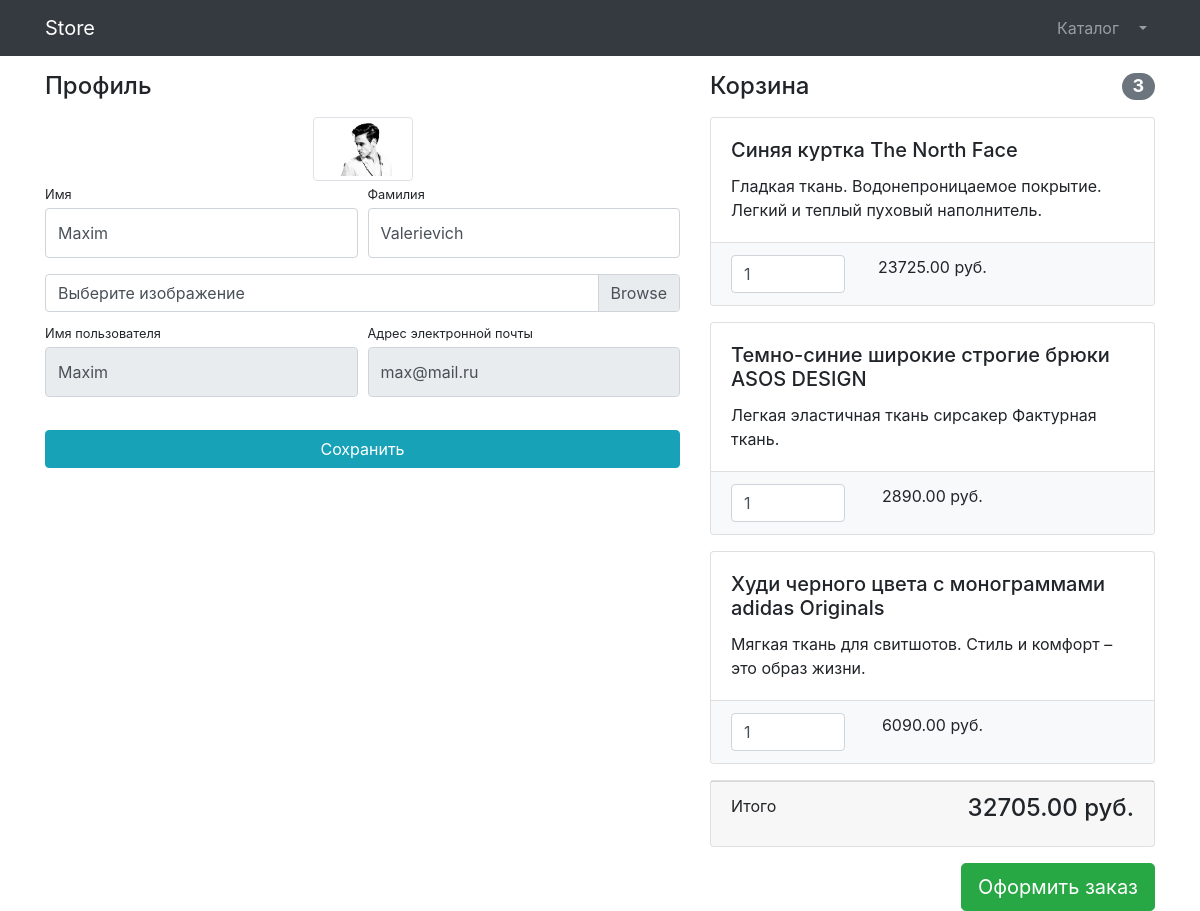
Page /users/profile/3/ (signed in) on the committed database.
### users/models.py (models this page shows)
class User(AbstractUser):
    image = models.ImageField(upload_to='users_images', null=True, blank=True)
    is_verified_email = models.BooleanField(default=False)

### products/models.py (models this page shows, shortened)
class Basket(models.Model):
    user = models.ForeignKey(to=User, on_delete=models.CASCADE)
    product = models.ForeignKey(to=Product, on_delete=models.CASCADE)
    quantity = models.PositiveSmallIntegerField(default=0)
    created_timestamp = models.DateTimeField(auto_now_add=True)
    objects = BasketQuerySet.as_manager()
    def sum(self):
        return self.product.price * self.quantity

class Product(models.Model):
    name = models.CharField(max_length=256)
    description = models.TextField()
    price = models.DecimalField(max_digits=8, decimal_places=2)
    quantity = models.PositiveIntegerField(default=0)
    image = models.ImageField(upload_to='product_images')
    category = models.ForeignKey(to=ProductCategory, on_delete=models.CASCADE)
    class Meta:
        verbose_name = 'product'
        verbose_name_plural = 'Products'

### users/views.py (the view, shortened to what this page needs)
# urls.py: path('profile/<int:pk>/', login_required(UserProfileView.as_view()), name='profile'),
class UserProfileView(TitleMixin, UpdateView):
    model = User
    form_class = UserProfileForm
    template_name = 'users/profile.html'
    title = 'Store - Профиль'

### users/forms.py
class UserProfileForm(UserChangeForm):
    first_name = forms.CharField(widget=forms.TextInput(attrs={'class': 'form-control py-4'}))
    last_name = forms.CharField(widget=forms.TextInput(attrs={'class': 'form-control py-4'}))
    image = forms.ImageField(widget=forms.FileInput(attrs={'class': 'custom-file-input'}), required=False)
    username = forms.CharField(widget=forms.TextInput(attrs={'class': 'form-control py-4', 'readonly': True}))
    email = forms.CharField(widget=forms.TextInput(attrs={'class': 'form-control py-4', 'readonly': True}))
    class Meta:
        model = User
        fields = ('first_name', 'last_name', 'image', 'username', 'email')

### common/views.py (called while the page is built)
    def get_context_data(self, **kwargs):
        context = super(TitleMixin, self).get_context_data(**kwargs)
        context['title'] = self.title
        return context

### products/context_processors.py (called while the page is built)
def baskets(request):
    user = request.user
    return {'baskets': Basket.objects.filter(user=user) if user.is_authenticated else []}

### products/models.py (called while the page is built)
    def total_sum(self):
        return sum(basket.sum() for basket in self)

    def total_quantity(self):
        return sum(basket.quantity for basket in self)

### users/templates/users/profile.html (shortened to what this page needs)
{% extends 'products/base.html' %}
{% load static %}
{% block css %}
    <link href="{% static 'vendor/css/profile.css' %}" rel="stylesheet">
{% endblock %}
{% block content %}
    <div class="container">
    <div class="row">
        <div class="col-lg-7">
            <h4 class="mt-3 mb-3">Профиль</h4>
            <div class="col-lg-12 text-center">
                <img width="100" height="100"
                     src="{% if user.image %} {{ user.image.url }} {% else %} {% static 'vendor/img/users/default_avatar.jpg' %} {% endif %} "
                     class="img-thumbnail">
            </div>
            <form action="{% url 'users:profile' user.id %}" method="post" enctype="multipart/form-data">
                <div class="form-row">
                    <div class="col-lg-6">
                        <div class="form-group">
                            <label class="small mb-1" for="{{ form.first_name.id_for_label }}">Имя</label>
                            {{ form.first_name }}
                        </div>
                    </div>
                    <div class="col-lg-6">
                        <div class="form-group">
                            <label class="small mb-1" for="{{ form.last_name.id_for_label }}">Фамилия</label>
                            {{ form.last_name }}
                        </div>
                    </div>
                </div>
                <div class="form-row mb-2">
                    <div class="col-lg-12">
                        <div class="custom-file">
                            <label class="custom-file-label" for="{{ form.image.id_for_label }}">Выберите изображение</label>
                        </div>
                    </div>
                </div>
                <div class="form-row">
                    <div class="col-lg-6">
                        <label class="small mb-1" for="{{ form.username.id_for_label }}">Имя пользователя</label>
                        {{ form.username }}
                    </div>
                    <div class="col-lg-6">
                        <label class="small mb-1" for="{{ form.email.id_for_label }}">Адрес электронной
                            почты</label>
                        {{ form.email }}
                    </div>
                </div>
                <div class="form-row">
                    <div class="col-lg-12" style="margin-top: 33px;">
                        <input class="btn btn-info btn-block" type="submit" value="Сохранить">
                    </div>
                </div>
            </form>
        </div>
        <div class="col-lg-5">
            {% include 'products/basket.html' %}
        </div>
    </div>
</div>
{% endblock %}

### products/templates/products/basket.html (shortened to what this page needs)
{% if baskets %}
    <h4 class="mt-3 mb-3 d-flex justify-content-between align-items-center mb-3">
                Корзина <span class="badge badge-secondary badge-pill">{{ baskets.total_quantity }}</span>
            </h4>
    {% for basket in baskets %}
        <div class="card mb-3">
    <div class="card-body">
        <h5 class="card-title">{{ basket.product.name }}</h5>
        <p class="card-text">{{ basket.product.description }}</p>
    </div>
    <ul class="list-group list-group-flush">
        <li class="list-group-item bg-light">
            <div class="row text-center">
                <div class="col-lg-4">
                    <input name="basketID" type="number" class="form-control"
                           value="{{ basket.quantity }}" min="0">
                </div>
                <div class="col-lg-4">{{ basket.sum }} руб.</div>
                <div class="col-lg-4">
                </div>
            </div>
        </li>
    </ul>
</div>
    {% endfor %}
    <div class="card mb-3">
    <div class="card-footer">
        <p class="float-left">Итого</p>
        <h4 class="float-right">{{ baskets.total_sum }} руб.</h4>
    </div>
</div>
    <a class="btn btn-success btn-lg float-right" href="../orders/order-create.html">
    Оформить заказ
</a>
{% endif %}

### rows in the picture
User: image (picture), first_name "Maxim", last_name "Valerievich", username "Maxim", email "max@mail.ru"
Basket: total_quantity "3", product.name "Синяя куртка The North Face", product.description "Гладкая ткань. Водонепроницаемое покрытие. Легкий и теплый пуховый наполнитель.", basketID "1", sum "23725.00", total_sum "32705.00"
Basket: product.name "Темно-синие широкие строгие брюки ASOS DESIGN", product.description "Легкая эластичная ткань сирсакер Фактурная ткань.", basketID "1", sum "2890.00"
Basket: product.name "Худи черного цвета с монограммами adidas Originals", product.description "Мягкая ткань для свитшотов. Стиль и комфорт – это образ жизни.", basketID "1", sum "6090.00"
